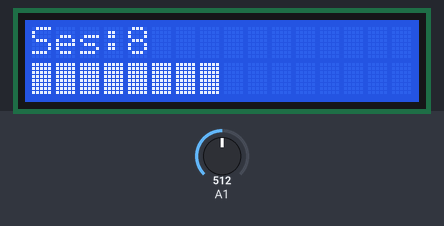
A sketch run on a simulated Arduino Uno, built with avr-gcc and run on an emulated ATmega328P. Shown: 16×2 character LCD. The inputs (shaded band) are chosen by the test bench; at power-on: A1 = 512.

Above: at 1.2 s.
1.3 s: A1 set to 716
At 2.1 s:
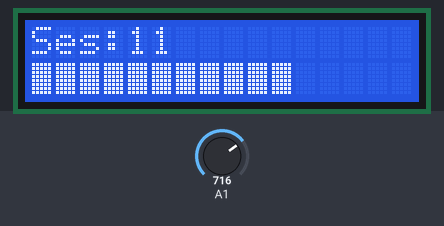
2.8 s: A1 set to 757
4.3 s: A1 set to 776
At 5.5 s:
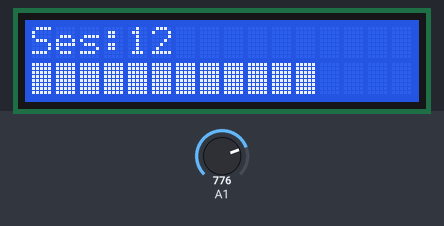
5.8 s: A1 set to 820
7.3 s: A1 set to 849
At 7.9 s:
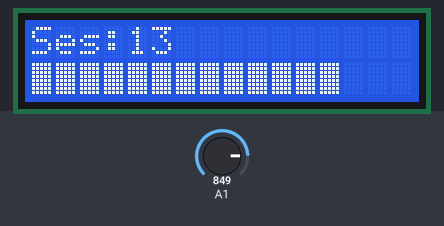
8.8 s: A1 set to 884
10.3 s: A1 set to 903
At 11.6 s:
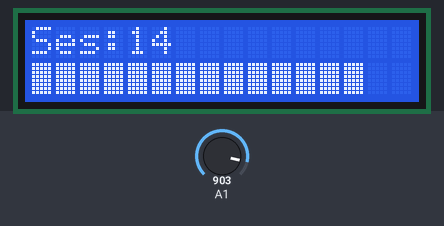
Timing chart, 0 to 12.8 s (numbered marks = the images above; inputs shaded):
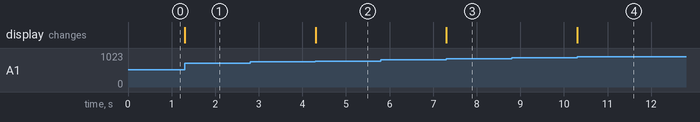

The sketch:

sketch_jan01a.ino
```cpp
#include <LiquidCrystal.h>

LiquidCrystal lcd(8,9,4,5,6,7);

byte ses[]={31,31,31,31,31,31,31,31};

void setup() {
  lcd.begin(16,2);
  lcd.createChar(0,ses);
  lcd.setCursor(0,0);
  lcd.print("Ses:");
}

void loop() {

  int deger=analogRead(1);
  deger=map(deger,0,1023,0,16);
  lcd.setCursor(4,0);
  lcd.print(deger);

  for(int i=0;i<deger;i++)
  {
    lcd.setCursor(i,1);
    lcd.write(byte(0));
  }
  if(deger<10)
  {
    lcd.setCursor(5,0);
    lcd.print(" ");
  }
  lcd.setCursor(deger-1,1);
  if(deger>0)
  {
    lcd.write(byte(0));
  }
  lcd.print(" ");
}
```

Measured:
- the behaviour switches between 767 and 768 on A1 (found by bisection; images 1 and 2)
- the behaviour switches between 831 and 832 on A1 (found by bisection; images 2 and 3)
- the behaviour switches between 895 and 896 on A1 (found by bisection; images 3 and 4)
- after the input at 1.3 s, the display: changes at once (image 1)
- after the input at 2.8 s, every drawn part: stays the same
- after the input at 4.3 s, the display: changes at once (image 2)
- after the input at 5.8 s, every drawn part: stays the same
- after the input at 7.3 s, the display: changes at once (image 3)
- after the input at 8.8 s, every drawn part: stays the same
- after the input at 10.3 s, the display: changes at once (image 4)
